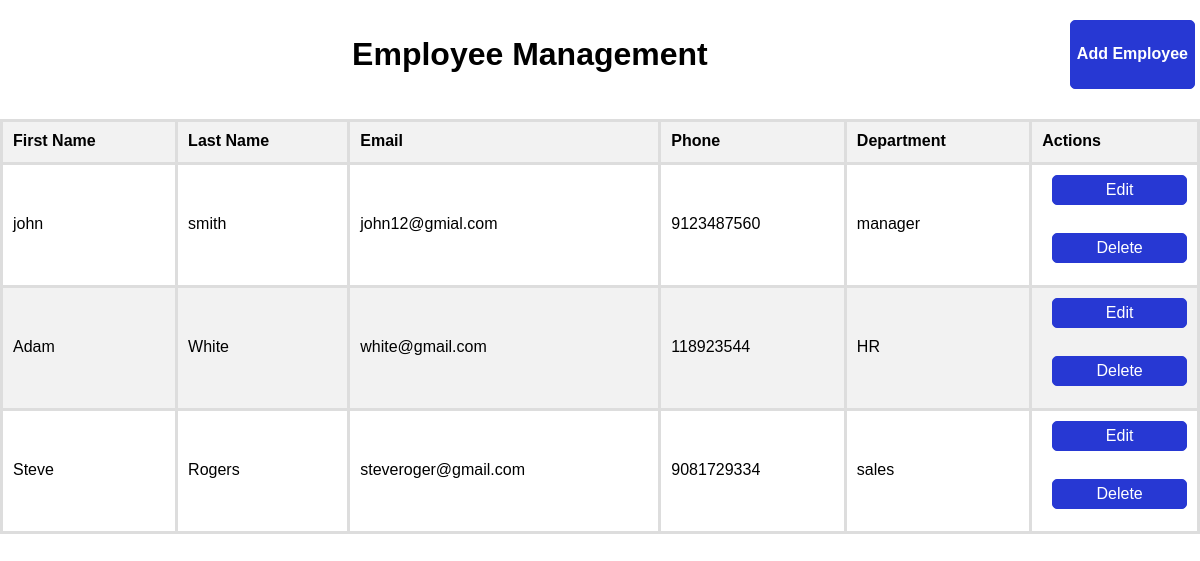
The page / on the database its author committed.
### employee/models.py (models this page shows, shortened)
class EmployeeTable(models.Model):
    first_name = models.CharField(max_length=100)
    last_name = models.CharField(max_length=100)
    email = models.EmailField(unique=True)
    phone_number = models.CharField(max_length=15, blank=True, null=True)
    department = models.CharField(max_length=100, blank=True, null=True)

### employee/views.py (the view)
# urls.py: path('', employee_list, name='employee_list'),  # URL for the employee list view
def employee_list(request):
    obj = EmployeeTable.objects.all()  # Fetch all employee records from the database
    return render(request, 'employees/employee_screen.html', {'obj': obj})  # Render the template with the context

### templates/employees/employee_screen.html (shortened to what this page needs)
{% load static %}
<!DOCTYPE html>
<html lang="en">
<head>
    <link rel="stylesheet" href="{% static 'css/employee/employee_table.css' %}">
</head>
<body>
    <div class="container">
       <div class="header-bar">
         <h1>Employee Management</h1>
         <a href="{% url 'employee_add' %}" id="add-btn"><h4>Add Employee</h4></a>
       </div>
        <table cellpadding="10" cellspacing="0">
            <tr>
                <th>First Name</th>
                <th>Last Name</th>
                <th>Email</th>
                <th>Phone</th>
                <th>Department</th>
                <th>Actions</th>
            </tr>
            {% for i in obj %}
            <tr>
                <td>{{i.first_name}}</td>
                <td>{{i.last_name}}</td>
                <td>{{i.email}}</td>
                <td>{{i.phone_number}}</td>
                <td>{{i.department}}</td>
                {% if i.id %}
                <td class="btns"><a href="{% url 'employee_update' i.id %}" id="edit-btn">Edit</a><br>
                    <a href="{% url 'employee_delete' i.id %}" id="delete-btn">Delete</a>
                </td>
                {% else %}
                <td>Invalid entry</td>
                {% endif %}
            </tr>
            {% endfor %}
        </table>
    </div>
</body>
</html>

### static/css/employee/employee_table.css (style rules this page uses)
body { width: 100%; height: 100%; margin: 0; padding: 10px 0; font-family: Arial, sans-serif; }
h1 { text-align: center; margin-top: 20px; }
.header-bar { display: flex; align-items: center; margin-bottom: 20px; }
.header-bar h1 { text-anchor: middle; flex-grow: 1; margin: 0; }
#add-btn { margin-top: 10px; margin-left: 10px; margin-right: 5px; padding: 3px 6px; border-radius: 5px; background-color: #2738d3; color: white; margin-bottom: 10px; text-align: center; }
table { border: 3px solid #ddd; width: 100%; border-collapse: collapse; margin-top: 20px; }
table, th, td { padding-bottom: 12px; border: 3px solid #ddd; }
th { background-color: #f2f2f2; text-align: left; }
td { height: 50px; text-align: left; }
tr:nth-child(odd) { background-color: #f2f2f2; }
a { text-decoration: none; color: #2738d3; border: 1px solid #2738d3; }
.btns a { display: block; margin-bottom: 3px; padding: 6px 12px; text-align: center; text-decoration: none; border-radius: 4px; color: white; }
#edit-btn, #delete-btn { margin-left: 10px; padding: 5px 10px; border-radius: 5px; background-color: #2738d3; color: white; margin-bottom: 10px; }

### rows shown on the page
EmployeeTable: first_name "john", last_name "smith", email "john12@gmial.com", phone_number "9123487560", department "manager", shows "Edit"
EmployeeTable: first_name "Adam", last_name "White", email "white@gmail.com", phone_number "118923544", department "HR", shows "Edit"
EmployeeTable: first_name "Steve", last_name "Rogers", email "steveroger@gmail.com", phone_number "9081729334", department "sales", shows "Edit"
